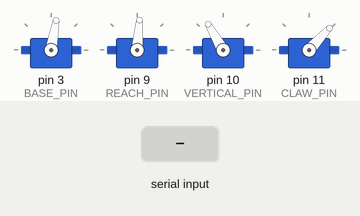
Recording of a sketch running on a simulated Arduino Uno, built with avr-gcc and run on an emulated ATmega328P. On the bench: 4 × servo. Inputs (shaded band) come from the test bench.

Above: at 5.2 s.
5.3 s: "a" received over Serial
At 6.2 s:
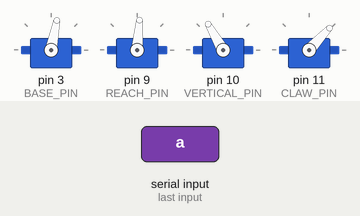
6.8 s: "k" received over Serial
At 7.3 s:
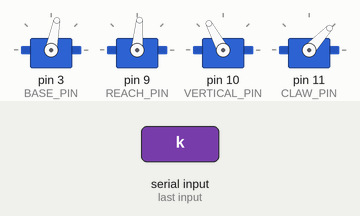
8.3 s: "d" received over Serial
At 9.5 s:
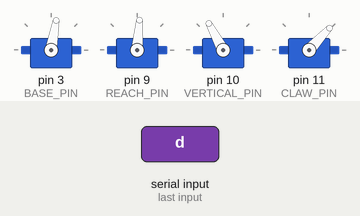
9.8 s: "i" received over Serial
At 10.8 s:
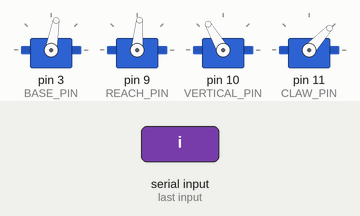
Timing chart, 0 to 12.3 s (numbered marks = the images above; inputs shaded):
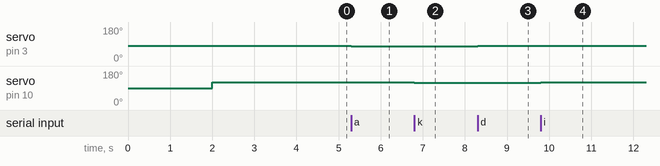

Measured:
- after the input at 5.3 s, servo on pin 3 (BASE_PIN): 80° → 79° at once
- after the input at 6.8 s, servo on pin 10 (VERTICAL_PIN): 120° → 118° at once
- after the input at 8.3 s, servo on pin 3 (BASE_PIN): 79° → 80° at once
- after the input at 9.8 s, servo on pin 10 (VERTICAL_PIN): 118° → 120° at once

The sketch:

keyboard_control.ino
```cpp
#include <Servo.h>

#define BASE_PIN       3
#define REACH_PIN      9
#define VERTICAL_PIN   10
#define CLAW_PIN       11

#define DEFAULT_BASE_POSITION      80.25
#define DEFAULT_REACH_POSITION     85
#define DEFAULT_VERTICAL_POSITION  120
#define DEFAULT_CLAW_POSITION      47

#define BASE_MIN      30
#define REACH_MIN     60
#define VERTICAL_MIN  80
#define CLAW_MIN      47

#define BASE_MAX      90
#define REACH_MAX     175
#define VERTICAL_MAX  175
#define CLAW_MAX      105

char key;

double baseAngle;
double reachAngle;
double verticalAngle;
double clawAngle;

Servo base;
Servo reach;
Servo vertical;
Servo claw;

void defaultPositions()
{
  base.write(DEFAULT_BASE_POSITION);
  delay(1000);
  reach.write(DEFAULT_REACH_POSITION);
  delay(1000);
  vertical.write(DEFAULT_VERTICAL_POSITION);
  delay(1000);
  claw.write(DEFAULT_CLAW_POSITION);
  delay(1000);
}


void setup()
{
  base.attach(BASE_PIN);
  reach.attach(REACH_PIN);
  vertical.attach(VERTICAL_PIN);
  claw.attach(CLAW_PIN);
  defaultPositions();

  baseAngle = DEFAULT_BASE_POSITION;
  reachAngle = DEFAULT_REACH_POSITION;
  verticalAngle = DEFAULT_VERTICAL_POSITION;
  clawAngle = DEFAULT_CLAW_POSITION;

  Serial.begin(115200);
}


void loop()
{

  if (Serial.available() > 0)
  {
    key = Serial.read();

    switch (key)
    {
      case 'd':
        if (baseAngle < BASE_MAX)
      {
        baseAngle += 1;
        base.write(baseAngle);
      }
        break;

      case 'a':
        if (baseAngle > BASE_MIN)
        {
        baseAngle -= 1;
        base.write(baseAngle);
        }
        break;

      case 'w':
        if (reachAngle < REACH_MAX)
        {
        reachAngle += 2;
        reach.write(reachAngle);
        }
        break;

      case 's':
        if (reachAngle > REACH_MIN)
        reachAngle -= 2;
        reach.write(reachAngle);
        break;

      case 'i':
        if (verticalAngle < VERTICAL_MAX)
        {
        verticalAngle += 2;
        vertical.write(verticalAngle);
        }
        break;

      case 'k':
        if (verticalAngle > VERTICAL_MIN)
        {
        verticalAngle -= 2;
        vertical.write(verticalAngle);
        }
        break;

      case 'l':
        if (clawAngle < CLAW_MAX)
        {
          clawAngle += 2;
          claw.write(clawAngle);
        }
        break;
      case 'j':
        if (clawAngle > CLAW_MIN)
        {
          clawAngle -= 2;
          claw.write(clawAngle);
        }
        break;
      default:
        // nothing
        break;
    }
  }
}
```
